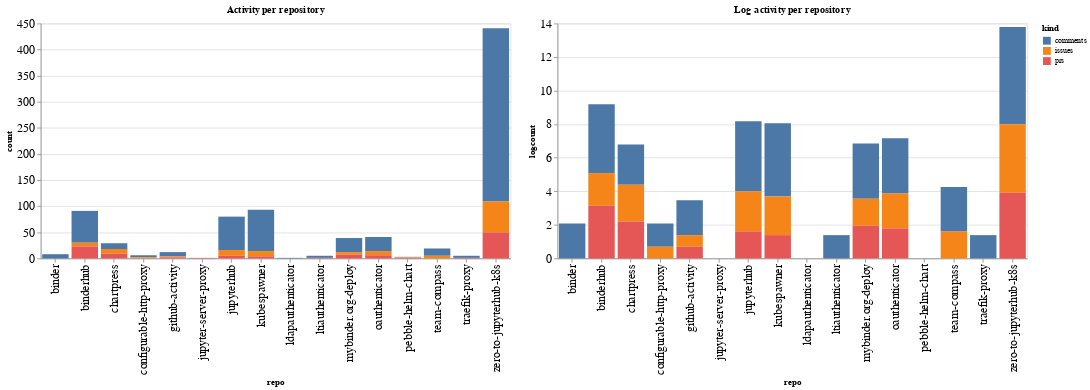

Notebook cell for this chart:
### Code cell
ch1 = alt.Chart(repo_summaries, width=600, title="Activity per repository").mark_bar().encode(
    x='repo',
    y='count',
    color='kind',
    tooltip="kind"
)

ch2 = alt.Chart(repo_summaries, width=600, title="Log activity per repository").mark_bar().encode(
    x='repo',
    y='logcount',
    color='kind',
    tooltip="kind"
)

ch1 | ch2

### Figure 1 — Vega-Lite specification as saved in the notebook (floating-point values rounded to 4 significant figures)
{"config": {"axisLeft": {"labelFontSize": 15}, "axisBottom": {"labelFontSize": 15}}, "hconcat": [{"mark": "bar", "encoding": {"color": {"type": "nominal", "field": "kind"}, "tooltip": {"type": "nominal", "field": "kind"}, "x": {"type": "nominal", "field": "repo"}, "y": {"type": "quantitative", "field": "count"}}, "title": "Activity per repository", "width": 600}, {"mark": "bar", "encoding": {"color": {"type": "nominal", "field": "kind"}, "tooltip": {"type": "nominal", "field": "kind"}, "x": {"type": "nominal", "field": "repo"}, "y": {"type": "quantitative", "field": "logcount"}}, "title": "Log activity per repository", "width": 600}], "data": {"name": "data-41cca9fc5e1cbfce1c38bcdb0fbe104a"}, "$schema": "https://vega.github.io/schema/vega-lite/v4.8.1.json", "datasets": {"data-41cca9fc5e1cbfce1c38bcdb0fbe104a": [{"repo": "binder", "kind": "comments", "count": 8, "logcount": 2.079}, {"repo": "binderhub", "kind": "comments", "count": 61, "logcount": 4.111}, {"repo": "binderhub", "kind": "issues", "count": 7, "logcount": 1.946}, {"repo": "binderhub", "kind": "prs", "count": 23, "logcount": 3.135}, {"repo": "chartpress", "kind": "comments", "count": 11, "logcount": 2.398}, {"repo": "chartpress", "kind": "issues", "count": 9, "logcount": 2.197}, {"repo": "chartpress", "kind": "prs", "count": 9, "logcount": 2.197}, {"repo": "configurable-http-proxy", "kind": "comments", "count": 4, "logcount": 1.386}, {"repo": "configurable-http-proxy", "kind": "issues", "count": 2, "logcount": 0.6931}, {"repo": "github-activity", "kind": "comments", "count": 8, "logcount": 2.079}, {"repo": "github-activity", "kind": "issues", "count": 2, "logcount": 0.6931}, {"repo": "github-activity", "kind": "prs", "count": 2, "logcount": 0.6931}, {"repo": "jupyter-server-proxy", "kind": "prs", "count": 1, "logcount": 0.0}, {"repo": "jupyterhub", "kind": "comments", "count": 64, "logcount": 4.159}, {"repo": "jupyterhub", "kind": "issues", "count": 11, "logcount": 2.398}, {"repo": "jupyterhub", "kind": "prs", "count": 5, "logcount": 1.609}, {"repo": "kubespawner", "kind": "comments", "count": 79, "logcount": 4.369}, {"repo": "kubespawner", "kind": "issues", "count": 10, "logcount": 2.303}, {"repo": "kubespawner", "kind": "prs", "count": 4, "logcount": 1.386}, {"repo": "ldapauthenticator", "kind": "comments", "count": 1, "logcount": 0.0}, {"repo": "ltiauthenticator", "kind": "comments", "count": 4, "logcount": 1.386}, {"repo": "ltiauthenticator", "kind": "prs", "count": 1, "logcount": 0.0}, {"repo": "mybinder.org-deploy", "kind": "comments", "count": 27, "logcount": 3.296}, {"repo": "mybinder.org-deploy", "kind": "issues", "count": 5, "logcount": 1.609}, {"repo": "mybinder.org-deploy", "kind": "prs", "count": 7, "logcount": 1.946}, {"repo": "oauthenticator", "kind": "comments", "count": 27, "logcount": 3.296}, {"repo": "oauthenticator", "kind": "issues", "count": 8, "logcount": 2.079}, {"repo": "oauthenticator", "kind": "prs", "count": 6, "logcount": 1.792}, {"repo": "pebble-helm-chart", "kind": "comments", "count": 1, "logcount": 0.0}, {"repo": "pebble-helm-chart", "kind": "issues", "count": 1, "logcount": 0.0}, {"repo": "pebble-helm-chart", "kind": "prs", "count": 1, "logcount": 0.0}, {"repo": "team-compass", "kind": "comments", "count": 14, "logcount": 2.639}, {"repo": "team-compass", "kind": "issues", "count": 5, "logcount": 1.609}, {"repo": "traefik-proxy", "kind": "comments", "count": 4, "logcount": 1.386}, {"repo": "traefik-proxy", "kind": "prs", "count": 1, "logcount": 0.0}, {"repo": "zero-to-jupyterhub-k8s", "kind": "comments", "count": 332, "logcount": 5.805}, {"repo": "zero-to-jupyterhub-k8s", "kind": "issues", "count": 59, "logcount": 4.078}, {"repo": "zero-to-jupyterhub-k8s", "kind": "prs", "count": 50, "logcount": 3.912}]}}
